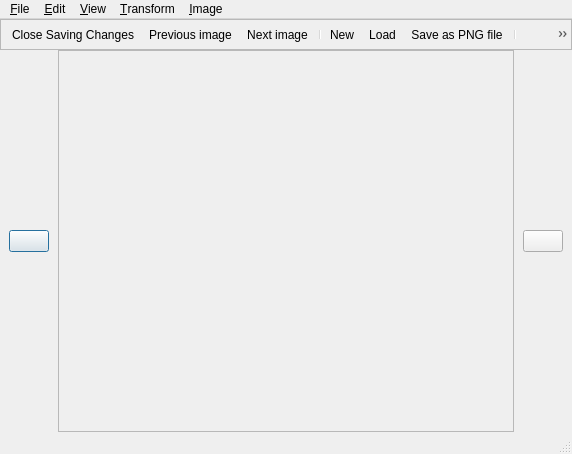
<?xml version="1.0" encoding="UTF-8"?>
<ui version="4.0">
 <class>ImageEditorDialog</class>
 <widget class="QDialog" name="ImageEditorDialog">
  <property name="geometry">
   <rect>
    <x>0</x>
    <y>0</y>
    <width>572</width>
    <height>454</height>
   </rect>
  </property>
  <property name="windowTitle">
   <string>Image Editor</string>
  </property>
  <layout class="QVBoxLayout" name="verticalLayout" stretch="0,0,1,0">
   <property name="spacing">
    <number>0</number>
   </property>
   <property name="leftMargin">
    <number>0</number>
   </property>
   <property name="topMargin">
    <number>0</number>
   </property>
   <property name="rightMargin">
    <number>0</number>
   </property>
   <property name="bottomMargin">
    <number>0</number>
   </property>
   <item>
    <widget class="QMenuBar" name="menuBar">
     <widget class="QMenu" name="menuFile">
      <property name="title">
       <string>&amp;File</string>
      </property>
      <addaction name="actionNew"/>
      <addaction name="separator"/>
      <addaction name="actionSaveAsPngFile"/>
      <addaction name="separator"/>
      <addaction name="actionPreviousImage"/>
      <addaction name="actionNextImage"/>
      <addaction name="separator"/>
      <addaction name="actionCloseSavingChanges"/>
     </widget>
     <widget class="QMenu" name="menuEdit">
      <property name="title">
       <string>&amp;Edit</string>
      </property>
      <addaction name="actionUndo"/>
      <addaction name="actionRedo"/>
      <addaction name="separator"/>
      <addaction name="actionEraseToLeftColor"/>
      <addaction name="separator"/>
      <addaction name="actionDelete"/>
      <addaction name="actionCut"/>
      <addaction name="actionCopy"/>
      <addaction name="actionPaste"/>
      <addaction name="actionPasteFromFile"/>
      <addaction name="separator"/>
      <addaction name="actionSelectAll"/>
     </widget>
     <widget class="QMenu" name="menuView">
      <property name="title">
       <string>&amp;View</string>
      </property>
     </widget>
     <widget class="QMenu" name="menuTransform">
      <property name="title">
       <string>&amp;Transform</string>
      </property>
     </widget>
     <widget class="QMenu" name="menuImage">
      <property name="title">
       <string>&amp;Image</string>
      </property>
     </widget>
     <addaction name="menuFile"/>
     <addaction name="menuEdit"/>
     <addaction name="menuView"/>
     <addaction name="menuTransform"/>
     <addaction name="menuImage"/>
    </widget>
   </item>
   <item>
    <widget class="QFrame" name="frame">
     <property name="frameShape">
      <enum>QFrame::StyledPanel</enum>
     </property>
     <property name="frameShadow">
      <enum>QFrame::Raised</enum>
     </property>
     <layout class="QHBoxLayout" name="horizontalLayout">
      <property name="spacing">
       <number>0</number>
      </property>
      <property name="leftMargin">
       <number>0</number>
      </property>
      <property name="topMargin">
       <number>0</number>
      </property>
      <property name="rightMargin">
       <number>0</number>
      </property>
      <property name="bottomMargin">
       <number>0</number>
      </property>
      <item>
       <widget class="QToolBar" name="toolBar">
        <property name="movable">
         <bool>false</bool>
        </property>
        <property name="iconSize">
         <size>
          <width>16</width>
          <height>16</height>
         </size>
        </property>
        <addaction name="actionCloseSavingChanges"/>
        <addaction name="actionPreviousImage"/>
        <addaction name="actionNextImage"/>
        <addaction name="separator"/>
        <addaction name="actionNew"/>
        <addaction name="actionLoad"/>
        <addaction name="actionSaveAsPngFile"/>
        <addaction name="separator"/>
        <addaction name="actionUndo"/>
        <addaction name="actionRedo"/>
        <addaction name="separator"/>
       </widget>
      </item>
     </layout>
    </widget>
   </item>
   <item>
    <layout class="QHBoxLayout">
     <item>
      <widget class="QWidget">
       <layout class="QVBoxLayout">
        <item>
         <widget class="QPushButton" />
        </item>
       </layout>
      </widget>
     </item>
     <item>
    <widget class="QScrollArea" name="scrollArea">
     <widget class="DrawingCanvasWidget" name="canvas">
      <property name="geometry">
       <rect>
        <x>0</x>
        <y>0</y>
        <width>0</width>
        <height>0</height>
       </rect>
      </property>
     </widget>
    </widget>
     </item>
     <item>
      <widget class="QWidget">
       <layout class="QVBoxLayout">
        <item>
         <widget class="QPushButton" />
        </item>
       </layout>
      </widget>
     </item>
    </layout>
   </item>
   <item>
    <widget class="QStatusBar" name="statusBar"/>
   </item>
  </layout>
  <action name="actionNew">
   <property name="icon">
    <iconset resource="../resources.qrc">
     <normaloff>:/qtgameengine/icons/new.png</normaloff>:/qtgameengine/icons/new.png</iconset>
   </property>
   <property name="text">
    <string>&amp;New...</string>
   </property>
   <property name="toolTip">
    <string>Create a new, empty image</string>
   </property>
  </action>
  <action name="actionSaveAsPngFile">
   <property name="icon">
    <iconset resource="../resources.qrc">
     <normaloff>:/qtgameengine/icons/save.png</normaloff>:/qtgameengine/icons/save.png</iconset>
   </property>
   <property name="text">
    <string>&amp;Save as PNG file...</string>
   </property>
   <property name="toolTip">
    <string>Save the image as a PNG file</string>
   </property>
  </action>
  <action name="actionPreviousImage">
   <property name="icon">
    <iconset resource="../resources.qrc">
     <normaloff>:/qtgameengine/icons/arrow-left.png</normaloff>:/qtgameengine/icons/arrow-left.png</iconset>
   </property>
   <property name="text">
    <string>&amp;Previous image...</string>
   </property>
   <property name="toolTip">
    <string>Edit the previous subimage of the sprite</string>
   </property>
  </action>
  <action name="actionNextImage">
   <property name="icon">
    <iconset resource="../resources.qrc">
     <normaloff>:/qtgameengine/icons/arrow-right.png</normaloff>:/qtgameengine/icons/arrow-right.png</iconset>
   </property>
   <property name="text">
    <string>N&amp;ext image...</string>
   </property>
   <property name="toolTip">
    <string>Edit the next subimage of the sprite</string>
   </property>
  </action>
  <action name="actionCloseSavingChanges">
   <property name="icon">
    <iconset resource="../resources.qrc">
     <normaloff>:/qtgameengine/icons/ok.png</normaloff>:/qtgameengine/icons/ok.png</iconset>
   </property>
   <property name="text">
    <string>Close Saving Changes</string>
   </property>
   <property name="toolTip">
    <string>Close the image editor, saving the changes made</string>
   </property>
  </action>
  <action name="actionLoad">
   <property name="icon">
    <iconset resource="../resources.qrc">
     <normaloff>:/qtgameengine/icons/open.png</normaloff>:/qtgameengine/icons/open.png</iconset>
   </property>
   <property name="text">
    <string>Load</string>
   </property>
  </action>
  <action name="actionUndo">
   <property name="icon">
    <iconset resource="../resources.qrc">
     <normaloff>:/qtgameengine/icons/undo.png</normaloff>:/qtgameengine/icons/undo.png</iconset>
   </property>
   <property name="text">
    <string>&amp;Undo</string>
   </property>
  </action>
  <action name="actionRedo">
   <property name="icon">
    <iconset resource="../resources.qrc">
     <normaloff>:/qtgameengine/icons/redo.png</normaloff>:/qtgameengine/icons/redo.png</iconset>
   </property>
   <property name="text">
    <string>&amp;Redo</string>
   </property>
  </action>
  <action name="actionEraseToLeftColor">
   <property name="text">
    <string>&amp;Erase to left color</string>
   </property>
  </action>
  <action name="actionDelete">
   <property name="text">
    <string>&amp;Delete</string>
   </property>
  </action>
  <action name="actionCut">
   <property name="text">
    <string>Cu&amp;t</string>
   </property>
  </action>
  <action name="actionCopy">
   <property name="text">
    <string>&amp;Copy</string>
   </property>
  </action>
  <action name="actionPaste">
   <property name="text">
    <string>&amp;Paste</string>
   </property>
  </action>
  <action name="actionPasteFromFile">
   <property name="text">
    <string>Paste from F&amp;ile</string>
   </property>
  </action>
  <action name="actionSelectAll">
   <property name="text">
    <string>Select &amp;All</string>
   </property>
  </action>
 </widget>
 <customwidgets>
  <customwidget>
   <class>DrawingCanvasWidget</class>
   <extends>QWidget</extends>
   <header>drawingcanvaswidget.h</header>
  </customwidget>
 </customwidgets>
 <resources>
  <include location="../resources.qrc"/>
 </resources>
 <connections>
  <connection>
   <sender>actionCloseSavingChanges</sender>
   <signal>triggered()</signal>
   <receiver>ImageEditorDialog</receiver>
   <slot>accept()</slot>
   <hints>
    <hint type="sourcelabel">
     <x>-1</x>
     <y>-1</y>
    </hint>
    <hint type="destinationlabel">
     <x>285</x>
     <y>226</y>
    </hint>
   </hints>
  </connection>
 </connections>
</ui>
